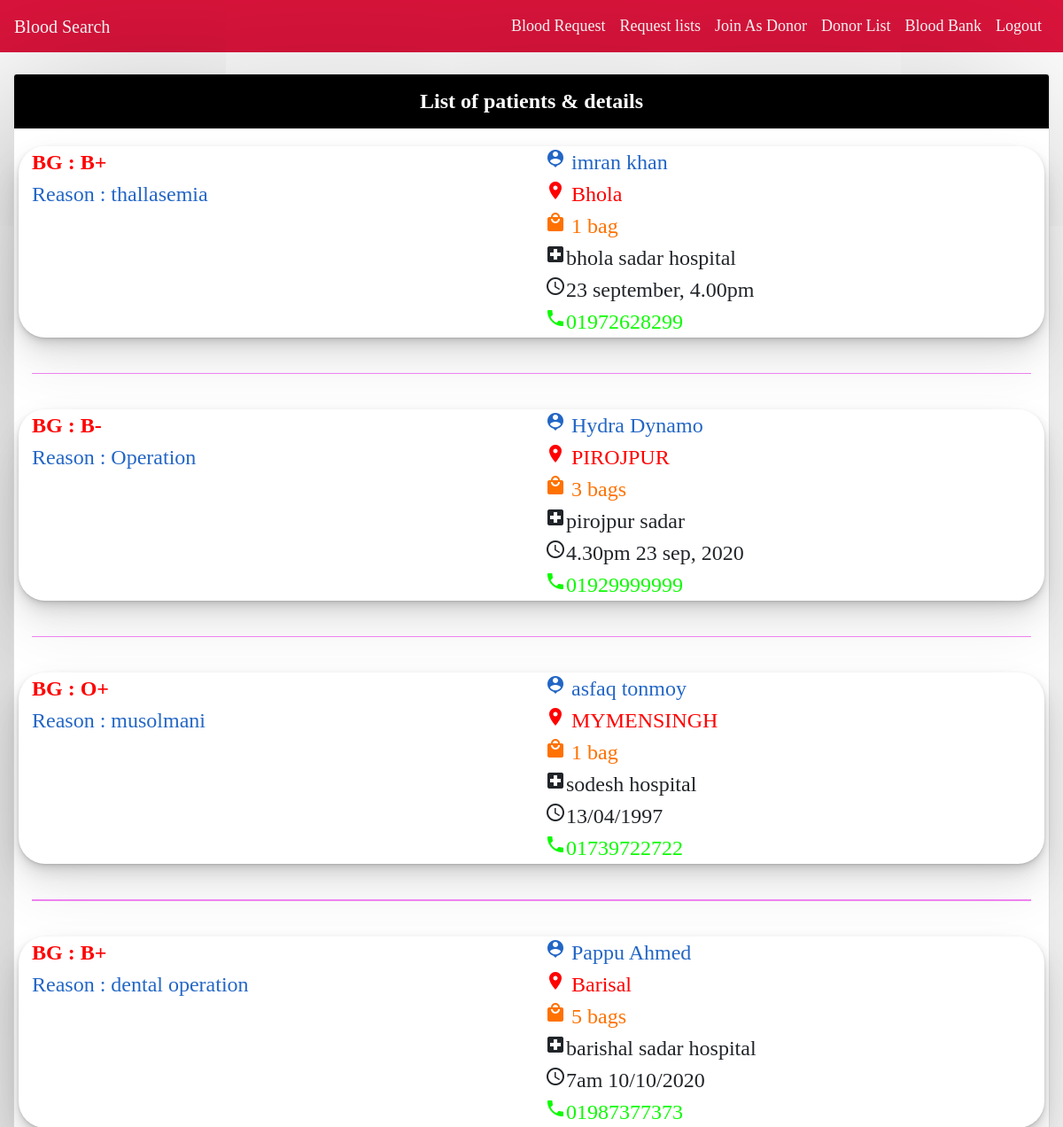
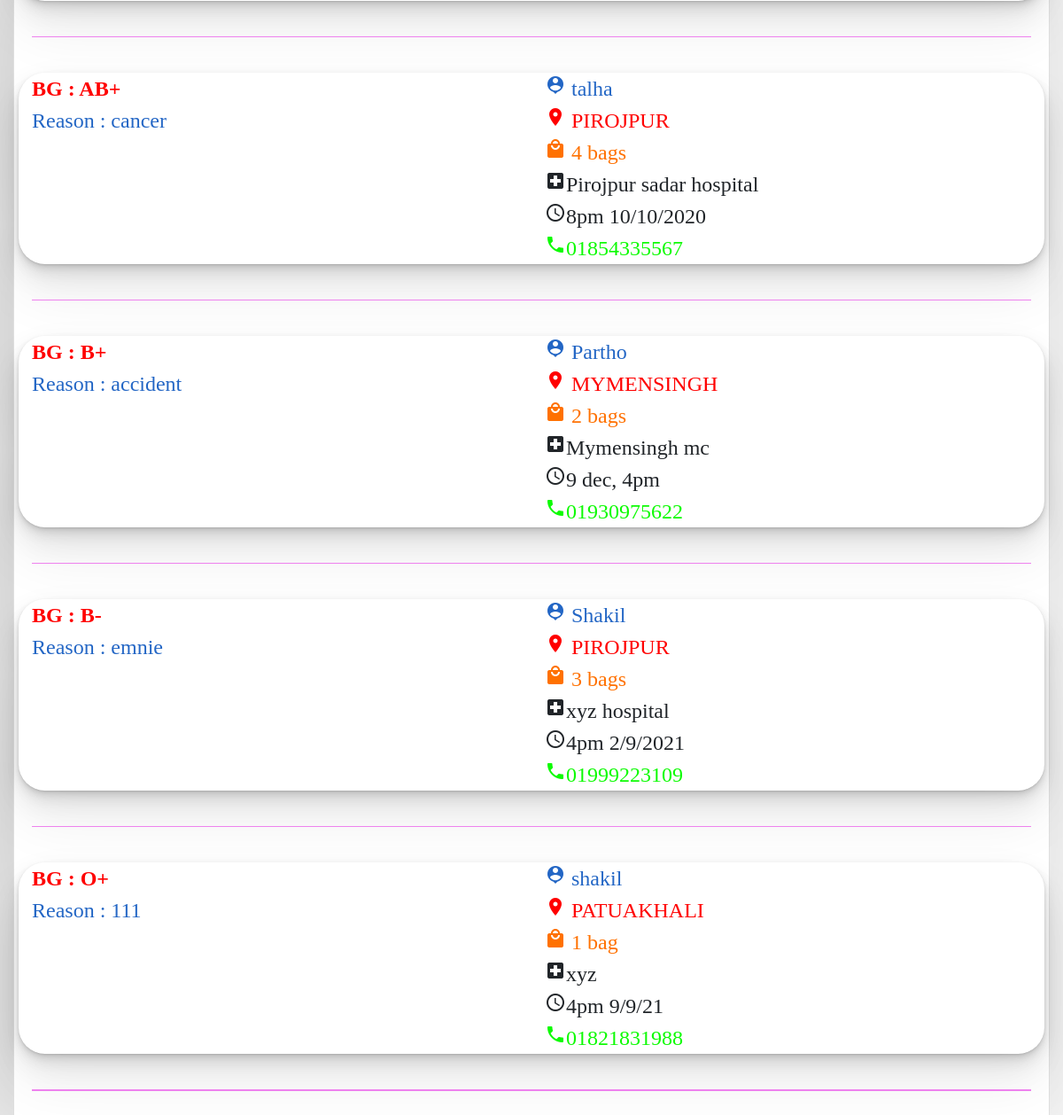
Page /Feed.php (signed in) on the committed database (2 pictures, top to bottom).
### tables this page shows
CREATE TABLE `blood` (
  `id` int(255) NOT NULL,
  `patient` varchar(255) NOT NULL,
  `district` varchar(255) NOT NULL,
  `upazilla` varchar(255) NOT NULL,
  `rbg` varchar(255) NOT NULL,
  `quantity` varchar(255) NOT NULL,
  `mobile` varchar(255) NOT NULL,
  `time` varchar(255) NOT NULL,
  `hadress` varchar(255) NOT NULL,
  `ward` varchar(255) NOT NULL,
  `bed` varchar(255) NOT NULL,
  `floor` varchar(255) NOT NULL,
  `why` varchar(255) NOT NULL,
  `date` varchar(255) NOT NULL
);

### Feed.php (the view, shortened to what this page needs)
<!DOCTYPE html>
<html>
	<head>
		<?php include'links.php' ?>
	</head>
	<body>
		<?php include 'menu.php' ?>
		<div class="container-fluid ">
			<div class="card d-flex justify-content-center">
				<div class="card-header" style="background-color:#000; color:  #fff;font-weight:bold">List of patients & details </div>
				<div class="card-body">
					<?php
						include'REGdbcon.php';
						$sq = " select * from blood ";
						$query=mysqli_query($con, $sq);
						while($res = mysqli_fetch_array($query)){
							?>
					<div class="row main_feed">
						<div class="col-xl-4 col-lg-4 col-md-4 col-sm-4 col-12 FeedLeft">
							<div style="font-size: 2vw; font-weight: bold; color: red;" >BG : <?php echo $res['rbg']; ?></div>
							<div style="font-size: 2vw; color: #2366C5;" >Reason : <?php echo $res['why']; ?></div>
						</div>
						<div class="col-2"></div>
						<div class="col-xl-6 col-lg-6 col-md-6 col-sm-6 col-12">
							<div style="font-size: 2vw; color: #2366C5; "><i class="material-icons">person_pin</i> <?php echo $res['patient']; ?></div>
							<div style="font-size: 2vw; color: red; "><i class="material-icons">place</i> <?php echo $res['district']; ?></div>
							<div style="font-size: 2vw; color: #FF7100; "><i class="material-icons">local_mall</i> <?php echo $res['quantity']; ?> <?php if($res['quantity']==1) {echo "bag";} else{echo "bags";}   ?> </div>
							<div style="font-size: 2vw; ; "><i class="material-icons">local_hospital</i><?php echo $res['hadress']; ?></div>
							<div style="font-size: 2vw; ; "><i class="material-icons">schedule</i><?php echo $res['time']; ?></div>
							<div style="font-size: 2vw; color: #0DFB03;"><i class="material-icons">local_phone</i><?php echo $res['mobile']; ?></div>
						</div>
					</div>
					<br>
					<hr style="height:0.1vw;border-width:0;color:violet;background-color:violet">
					<br>
					<?php
					}
						?>
				</div>
			</div>
			<br>
		</div>
</body>
</html>

### links.php (shortened to what this page needs)
<link rel="stylesheet" href="https://maxcdn.bootstrapcdn.com/bootstrap/4.5.2/css/bootstrap.min.css">

### menu.php (shortened to what this page needs)
<!DOCTYPE html>
<html>
<head>
<body>
  <nav class="navbar navbar-expand-lg" >
  <a class="navbar-brand" href="index.php"  style="color:white">Blood Search</a>
  <div class="collapse navbar-collapse" id="navbarSupportedContent">
    <ul class="navbar-nav ml-auto">
      <li class="nav-item">
        <a class="nav-link" href="BloodRequest.php" style="color:white" style="color:white">Blood Request</a>
      </li>
       <li class="nav-item">
        <a class="nav-link" href="Feed.php" style="color:white">Request lists</a>
      </li>
       <li class="nav-item">
        <a class="nav-link" href="JoinAsDonor.php" style="color:white">Join As Donor</a>
      </li>
       <li class="nav-item">
        <a class="nav-link" href="DonorList.php" style="color:white" style="color:white">Donor List</a>
      </li>
       <li class="nav-item">
        <a class="nav-link" href="BloodBank.php" style="color:white">Blood Bank</a>
      </li>
      <li class="nav-item">
        <a class="nav-link" href="logout.php" style="color:white">Logout</a>
      </li>
    </ul>
  </div>
</nav>
</body>
</html>

### Feed.php (style rules this page uses)
* { margin: 0; padding: 0; box-sizing: border-box; font-family: "Times New Roman", Times, serif; }
.card { box-shadow: -30px 30px 200px rgba(0, 0, 0, 0.3); }
.card-header { font-size: 2vw; color: #fff; text-align: center; background: red;" font-family: 'Itim', cursive; }
.main_feed { box-shadow: rgba(0, 0, 0, 0.07) 0px 1px 2px, rgba(0, 0, 0, 0.07) 0px 2px 4px, rgba(0, 0, 0, 0.07) 0px 4px 8px, rgba(0, 0, 0, 0.07) 0px 8px 16px, rgba(0, 0, 0, 0.07) 0px 16px 32px, rgba(0, 0, 0, 0.07) 0px 32px 64px; border-radius: 30px; }

### menu.php (style rules this page uses)
* { font-family: "Times New Roman", Times, serif; }
.navbar-expand-lg { color: #fff; background-color: crimson; font-size : 1.5vw; margin-bottom: 2vw; }

### rows in the picture
blood: rbg "B+", why "thallasemia", patient "imran khan", district "Bhola", quantity "1", shows "bag", hadress "bhola sadar hospital", time "23 september, 4.00pm", mobile "01972628299"
blood: rbg "B-", why "Operation", patient "Hydra Dynamo", district "PIROJPUR", quantity "3", shows "bags", hadress "pirojpur sadar", time "4.30pm 23 sep, 2020", mobile "01929999999"
blood: rbg "O+", why "musolmani", patient "asfaq tonmoy", district "MYMENSINGH", quantity "1", shows "bag", hadress "sodesh hospital", time "13/04/1997", mobile "01739722722"
blood: rbg "B+", why "dental operation", patient "Pappu Ahmed", district "Barisal", quantity "5", shows "bags", hadress "barishal sadar hospital", time "7am 10/10/2020", mobile "01987377373"
blood: rbg "AB+", why "cancer", patient "talha", district "PIROJPUR", quantity "4", shows "bags", hadress "Pirojpur sadar hospital", time "8pm 10/10/2020", mobile "01854335567"
blood: rbg "B+", why "accident", patient "Partho", district "MYMENSINGH", quantity "2", shows "bags", hadress "Mymensingh mc", time "9 dec, 4pm", mobile "01930975622"
blood: rbg "B-", why "emnie", patient "Shakil", district "PIROJPUR", quantity "3", shows "bags", hadress "xyz hospital", time "4pm 2/9/2021", mobile "01999223109"
blood: rbg "O+", why "111", patient "shakil", district "PATUAKHALI", quantity "1", shows "bag", hadress "xyz", time "4pm 9/9/21", mobile "01821831988"
